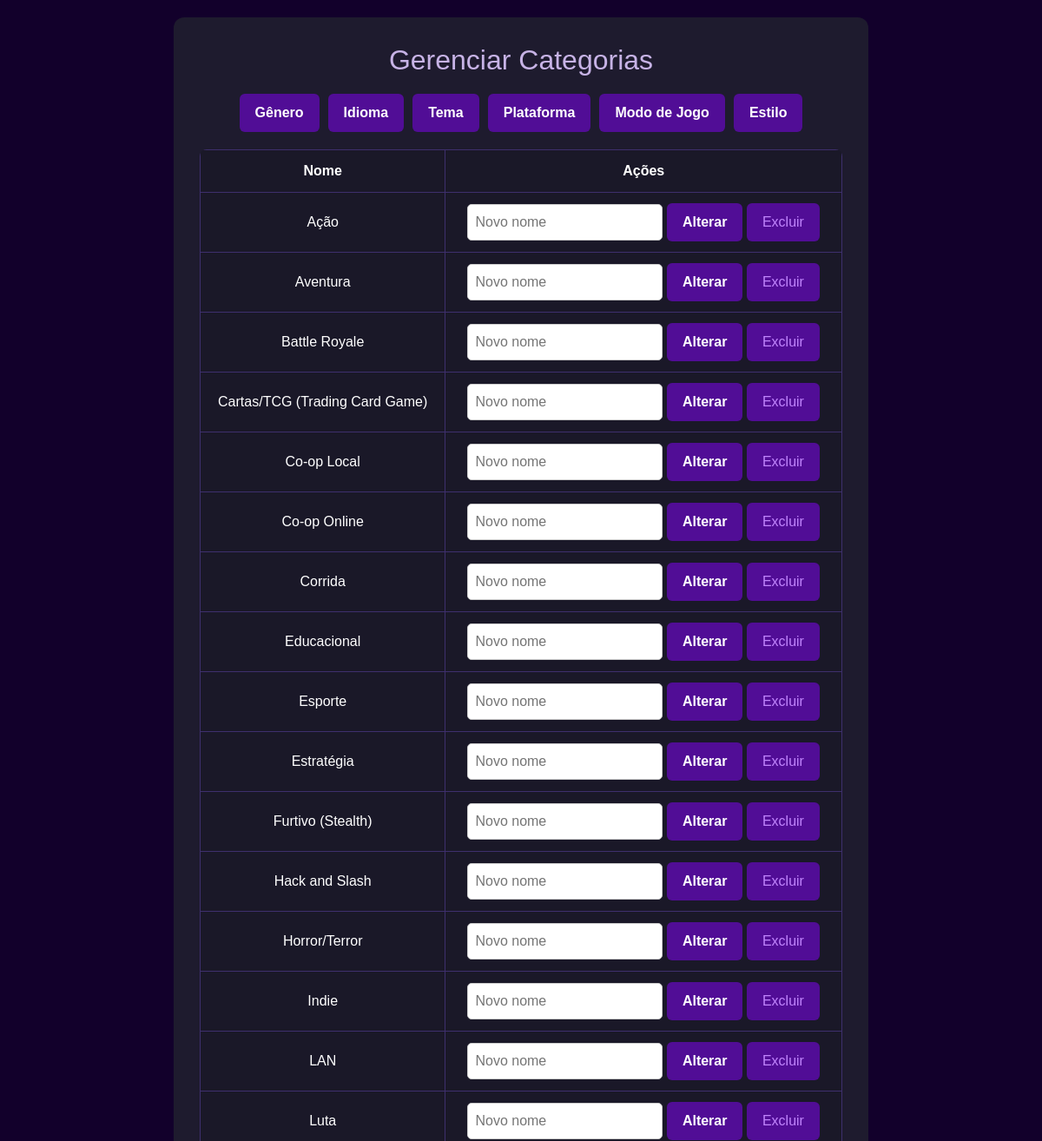
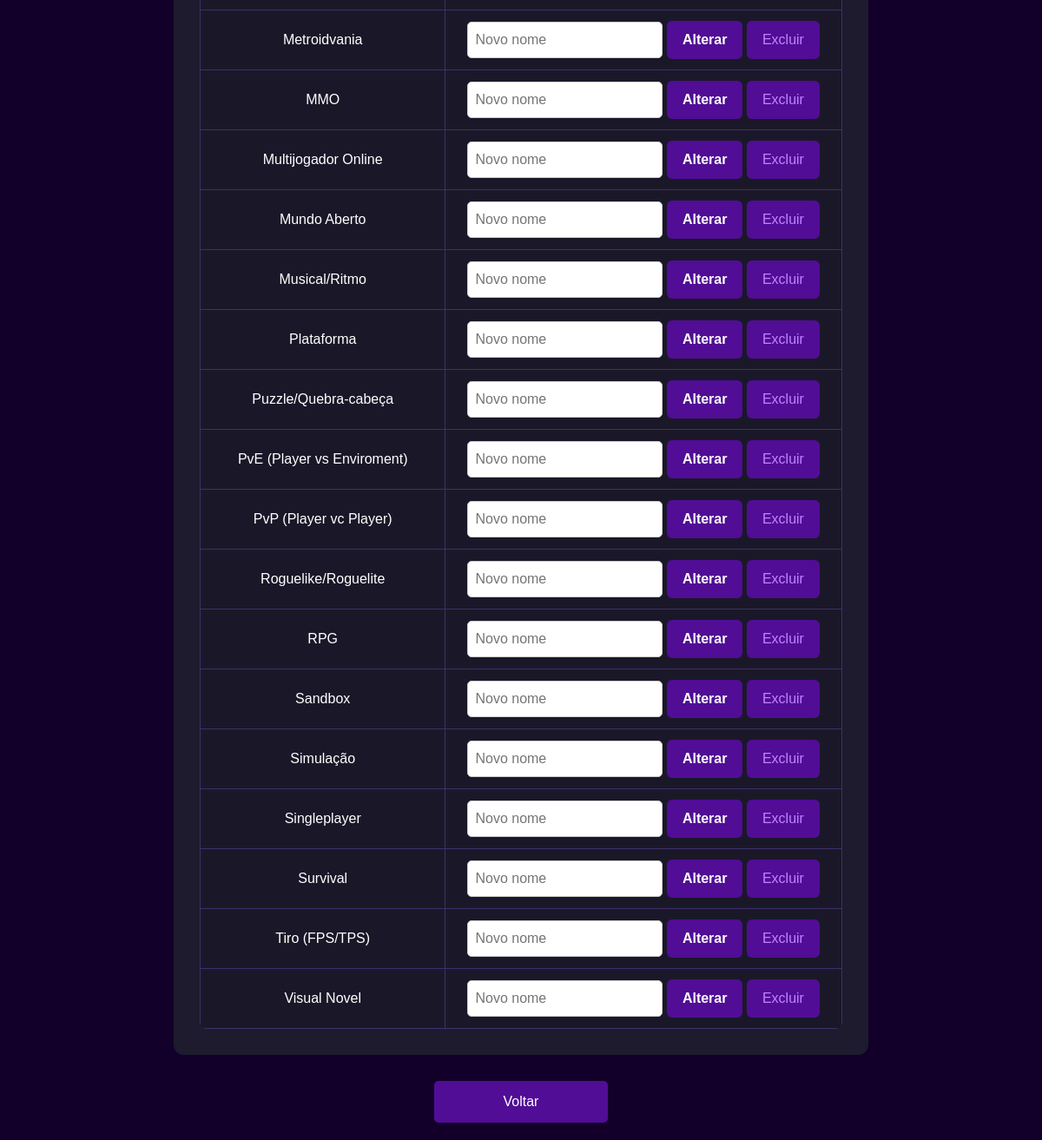
Screenshot of /PHP/listar_categoria.php?tipo=genero (signed in) with the database file from the repository (2 pictures, top to bottom).
### tables this page shows
CREATE TABLE genero (
    pk_genero INT AUTO_INCREMENT PRIMARY KEY,
    nome_gen VARCHAR(50) NOT NULL
);

### PHP/listar_categoria.php (the view, shortened to what this page needs)
<?php
require_once 'conexao.php';
$categorias = [
    'genero' => 'nome_gen',
    'idioma' => 'nome_idioma',
    'tema' => 'nome_tema',
    'plataforma' => 'nome_plat',
    'modo' => 'nome_modo',
    'estilo' => 'nome_estilo'
];
$nomes_legiveis = [
    'estilo' => ['label' => 'Estilo', 'artigo' => 'do'],
    'genero' => ['label' => 'Gênero', 'artigo' => 'do'],
    'idioma' => ['label' => 'Idioma', 'artigo' => 'do'],
    'modo' => ['label' => 'Modo de Jogo', 'artigo' => 'do'],
    'plataforma' => ['label' => 'Plataforma', 'artigo' => 'da'],
    'tema' => ['label' => 'Tema', 'artigo' => 'do']
];
$tipo = $_GET['tipo'] ?? null;
if ($tipo && isset($categorias[$tipo])) {
    $coluna = $categorias[$tipo];
    $dados = $pdo->query("SELECT pk_$tipo, $coluna FROM $tipo ORDER BY $coluna")->fetchAll(PDO::FETCH_ASSOC);
}
?>
<!DOCTYPE html>
<html lang="pt-br">
    <head>
        <link rel="stylesheet" href="https://cdn.jsdelivr.net/npm/bootstrap@5.3.0-alpha1/dist/css/bootstrap.min.css">
    </head>
    <body>
    <div class="container">
        <h2>Gerenciar Categorias</h2>
        <div class="btn-group">
            <?php foreach ($categorias as $cat => $col): ?>
                <a href="?tipo=<?= $cat ?>"><?= $nomes_legiveis[$cat]['label'] ?></a>
            <?php endforeach; ?>
        </div>
        <?php if ($tipo && isset($categorias[$tipo])): ?>
            <?php if (!empty($dados)): ?>
                <table>
                    <thead>
                        <tr><th>Nome</th><th>Ações</th></tr>
                    </thead>
                    <tbody>
                        <?php foreach ($dados as $item): ?>
                            <tr>
                                <td><?= htmlspecialchars($item[$coluna]) ?></td>
                                <td>
                                    <form method="POST" class="inline">
                                        <input type="text" name="novo_nome" placeholder="Novo nome" required>
                                        <button type="submit">Alterar</button>
                                    </form>
                                    <button><a href="?tipo=<?= $tipo ?>&excluir=<?= $item["pk_$tipo"] ?>" onclick="return confirm('Tem certeza que deseja excluir?')">Excluir</a></button>
                                </td>
                            </tr>
                        <?php endforeach; ?>
                    </tbody>
                </table>
            <?php endif; ?>
        <?php else: ?>
            <p style="text-align:center;" class="msg">Selecione uma categoria acima para gerenciar.</p>
        <?php endif; ?>
    </div>
    <a href="adm.php" class="back-link">Voltar</a>
    </body>
</html>

### PHP/listar_categoria.php (style rules this page uses)
body { background: #12002b; color: #fff; padding: 20px; font-family: Arial; }
.container { background: #1e1b2e; padding: 30px; border-radius: 12px; max-width: 800px; margin: auto; }
h2 { text-align: center; color: #c7b3e6; margin-bottom: 20px; }
.btn-group a, button { background: #510d96; color: white; border: none; padding: 10px 18px; border-radius: 6px; text-decoration: none; font-weight: bold; }
.btn-group { display: flex; flex-wrap: wrap; gap: 10px; justify-content: center; margin-bottom: 20px; }
table { width: 100%; background: #1a1828; color: #fff; border-radius: 8px; overflow: hidden; margin-top: 20px; }
table th, table td { padding: 12px; border: 1px solid #3e2f6d; text-align: center; }
table a { color: #c084fc; text-decoration: none; font-weight: 500; transition: color 0.2s, text-decoration 0.2s; }
form.inline { display: inline-block; }
input[type=text] { padding: 8px; border-radius: 5px; border: 1px solid #ccc; }
.back-link { display: block; text-align: center; margin-top: 30px; background: #510d96; color: #fff; padding: 12px; border-radius: 5px; text-decoration: none; max-width: 200px; margin-left: auto; margin-right: auto; }

### rows the page displays
genero: nome_gen "Ação"
genero: nome_gen "Aventura"
genero: nome_gen "Battle Royale"
genero: nome_gen "Cartas/TCG (Trading Card Game)"
genero: nome_gen "Co-op Local"
genero: nome_gen "Co-op Online"
genero: nome_gen "Corrida"
genero: nome_gen "Educacional"
genero: nome_gen "Esporte"
genero: nome_gen "Estratégia"
genero: nome_gen "Furtivo (Stealth)"
genero: nome_gen "Hack and Slash"
genero: nome_gen "Horror/Terror"
genero: nome_gen "Indie"
genero: nome_gen "LAN"
genero: nome_gen "Luta"
genero: nome_gen "Metroidvania"
genero: nome_gen "MMO"
genero: nome_gen "Multijogador Online"
genero: nome_gen "Mundo Aberto"
genero: nome_gen "Musical/Ritmo"
genero: nome_gen "Plataforma"
genero: nome_gen "Puzzle/Quebra-cabeça"
genero: nome_gen "PvE (Player vs Enviroment)"
genero: nome_gen "PvP (Player vc Player)"
genero: nome_gen "Roguelike/Roguelite"
genero: nome_gen "RPG"
genero: nome_gen "Sandbox"
genero: nome_gen "Simulação"
genero: nome_gen "Singleplayer"
genero: nome_gen "Survival"
genero: nome_gen "Tiro (FPS/TPS)"
genero: nome_gen "Visual Novel"

### other values shown
$nomes_legiveis[$cat]['label'] "Gênero"
$nomes_legiveis[$cat]['label'] "Idioma"
$nomes_legiveis[$cat]['label'] "Tema"
$nomes_legiveis[$cat]['label'] "Plataforma"
$nomes_legiveis[$cat]['label'] "Modo de Jogo"
$nomes_legiveis[$cat]['label'] "Estilo"
